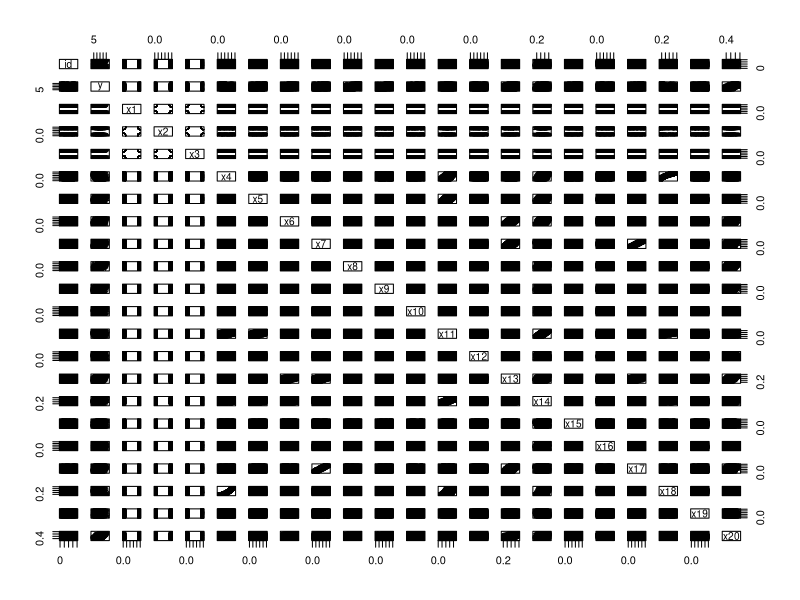

Recreate this plot in R. (Note: this script raises an error after producing the figure.)
## ---- chunk 1
#load data
#install.packages("readxl")
#install.packages("MASS")
library("readxl")
library("MASS")
#setwd("~/Documents/LiU/Statistical Modeling/Project")
# Set working directory to source file location
setwd(dirname(rstudioapi::getActiveDocumentContext()$path))
data=read_excel("project-1-4-data.xlsx")
#view our Data 
#View(data)
#Summary of the data
str(data)
#titles
names(data)
attach(data)
## ---- chunk 2
#Plot
#install.packages("scatterplot3d")
library("scatterplot3d")
# A matrix of scatterplots which includes all of the variables in the data set
pairs(data)
scatterplot3d(y,x1 + x2 + x3+x4+x5+x6+x7+x8+x9+x10+x11+x12+x13+x14+x15+x16+x17+x18+x19+x20 , angle = 50)
par(mfrow=c(2,2))
#boxplot
boxplot(y, col = "blue")
#histogramme
hist(y, col = "green",breaks = 10,   main = paste("Histogram of" , "observations"))
rug(y) #amount of observations
hist(x10, col = "blue",breaks = 10)
hist(x20, col = "blue",breaks = 10)

# Relation: Predictor and observations
plot(y ~ x1+x2+x3+x4+x5+x6+x7+x8+x9+x10+x11+x12+x13+x14+x15+x16+x17+x18+x19+x20)
# par(mfrow=c(3,3))
# plot(x4,y)
# plot(x5,y)
# plot(x6,y)
# plot(x7,y)
# plot(x8,y)
# plot(x9,y)
# plot(x10,y)
# plot(x11,y)
# plot(x12,y)
# par(mfrow=c(3,3))
# plot(x13,y)
# plot(x14,y)
# plot(x15,y)
# plot(x16,y)
# plot(x17,y)
# plot(x18,y)
# plot(x19,y)
# plot(x20,y)

#Correlation (measure of linear relation)
cor(subset(data, select=-id))

## ---- chunk 3
train.size = dim(data)[1]/2
train = sort(sample(1:dim(data)[1], train.size))
test = -train

data.train = data[train, ]
data.test = data[test, ]
y.test = y[test]
x=x1 + x2 + x3+x4+x5+x6+x7+x8+x9+x10+x11+x12+x13+x14+x15+x16+x17+x18+x19+x20
x.test = x[test]
y.train = y[train]
x.train = x[train]

#data1 = sort(sample(nrow(data), nrow(data)*(2/3)))
#train_data =data[data1,] 
#test_data=data[-data1,]
## ---- chunk 4
lm=lm(y ~ x1+x2+x3+x4+x5+x6+x7+x8+x9+x10+x11+x12+x13+x14+x15+x16+x17+x18+x19+x20, data=data.train)
summary(lm)
par(mfrow=c(2,2))
plot(lm) #produce diagnostic plots of the least squares regression fit

lm1 = lm(y~.-id, data=data)
summary(lm1)

# Logistic regression
glm= glm(y ~ x1+x2+x3+x4+x5+x6+x7+x8+x9+x10+x11+x12+x13+x14+x15+x16+x17+x18+x19+x20, data=data.train,
    family = gaussian)
glm.probs = predict(glm, data.test, type = "response")
glm.pred = rep(0, length(glm.probs))
glm.pred[glm.probs > 0.5] = 1
mean(glm.pred != y.test)


## ---- chunk 5
#First Subset selection
#install.packages("leaps")
library(leaps)
sum(is.na(data)) #identify the missing observations
#best supset selection:
regfit.full = regsubsets(y ~ x1+x2+x3+x4+x5+x6+x7+x8+x9+x10+x11+x12+x13+x14+x15+x16+x17+x18+x19+x20, data = data.test, nvmax = 20) #identifying the best model that contains a given number of predictors (using RSS). (400 data)
regfit.summary=summary(regfit.full) #best set of variables for each model size.
## ---- chunk 6
names(regfit.summary) #returns R^2, RSS, adjusted R2, Cp, and BIC.
regfit.summary$rsq #R^2
## ---- chunk 7
#Plot for deciding the best model
par(mfrow=c(2,2))
#RSS
plot(regfit.summary$rss ,xlab="Number of Variables ",ylab="RSS", type="l") #type=l for lines 

#adjr2
plot(regfit.summary$adjr2 ,xlab="Number of Variables ", ylab="Adjusted RSq",type="l")
#Mark the maximum point on the adjusted Rs_q
which.max(regfit.summary$adjr2) #maximum point of the vector
points(10,regfit.summary$adjr2[10], col="blue",pch=20) #blue point

#Cp
plot(regfit.summary$cp ,xlab="Number of Variables ",ylab="Cp", type="l")
#Mark the minimum
which.min(regfit.summary$cp )
points(8,regfit.summary$cp [8],col="blue",pch=20)

#BIC
plot(regfit.summary$bic ,xlab="Number of Variables ",ylab="BIC",type="l")
which.min(regfit.summary$bic )
points(7,regfit.summary$bic [7],col="blue",pch=20)

#Plots a table of models showing which variables are in each model
#can used to display the selected variables for the best model with a given number of predictors, ranked according to
plot(regfit.full,scale="r2",main="R2")
plot(regfit.full,scale="adjr2",main="adjr2") 
plot(regfit.full,scale="Cp",main="Cp") 
plot(regfit.full,scale="bic",main="BIC") 
## ---- chunk 8
#Coefficient estimates associated with this model
coef(regfit.full ,7)
## ---- chunk 9
#forward
regfit.forward=regsubsets (y ~ x1 +x2+x3+x4+x5+x6+x7+x8+x9+x10+x11+x12+x13+x14+x15+x16+x17+x18+x19+x20, data=data ,nvmax=20, method ="forward")
summary(regfit.forward)
coef(regfit.forward,7)
## ---- chunk 10
#backward
regfit.backward=regsubsets (y ~ x1 + x2+x3+x4+x5+x6+x7+x8+x9+x10+x11+x12+x13+x14+x15+x16+x17+x18+x19+x20,data=data ,nvmax=20,method ="backward")
summary(regfit.backward)
coef(regfit.backward,7)
## ---- chunk 11
#install.packages("pls")
library(pls)
set.seed (1)
pls.fit=plsr(y ~x1 + x2+x3+x4+x5+x6+x7+x8+x9+x10+x11+x12+x13+x14+x15+x16+x17+x18+x19+x20, data=data.train ,subset=test,scale=TRUE,validation="CV")
#scale=TRUE has the effect of standardizing each predictor
#validation="CV": to compute the ten-fold cross-validation error for each possible value of M 
summary(pls.fit) #result
validationplot(pls.fit, val.type="MSEP")
## ---- chunk 12
pls.pred = predict(pls.fit, data.test, ncomp=16)
mean((data.test[,"y"] - data.frame(pls.pred))^2)
## ---- chunk 13
pls.fit=plsr(y~x1 + x2+x3+x4+x5+x6+x7+x8+x9+x10+x11+x12+x13+x14+x15+x16+x17+x18+x19+x20, data=data ,scale=TRUE,ncomp=10)
summary(pls.fit)
## ---- chunk 14

## ---- chunk 15
set.seed (1) #random seed
train.pls=sample(c(TRUE,FALSE), nrow(data),rep=TRUE)
test.pls =(!train ) #create test causes TRUEs to be switched to FALSEs and vice versa
#perform best subset selection:
regfit.best=regsubsets(y~x1+x2+x3+x4+x5+x6+x7+x8+x9+x10+x11+x12+x13+x14+x15+x16+x17+x18+x19+x20,data=data[train.pls,], nvmax =20)
